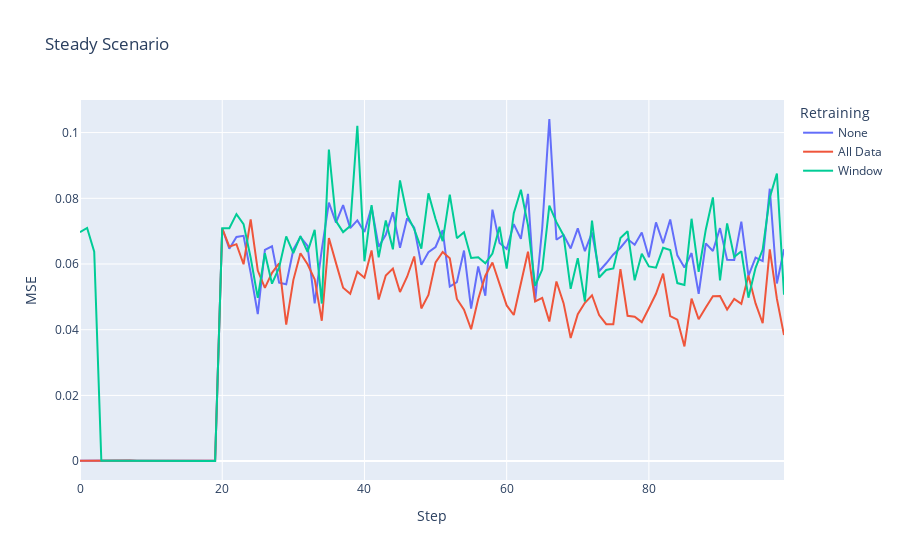

Here is the notebook cell this chart was saved with:
### Code cell
plot_df = eval_df.loc[eval_df['scenario'] == 'Steady']  
fig = line(plot_df, x='step', y='mse', color='retraining', title='Steady Scenario')
fig.update_layout(xaxis_title='Step', yaxis_title='MSE', legend_title_text='Retraining')
fig.show()
